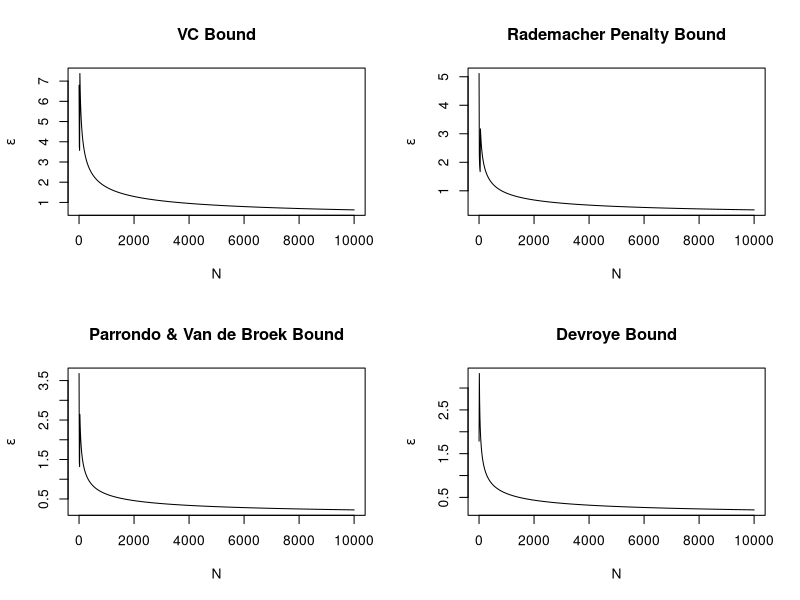

This figure's R source:
############### GENERALIZATION ERROR ###############
#
# There are various bounds for generalization error.  This script contains functions for calculating four such bounds
# given
#
# A function for computing the minimum sample size necessary to satisfy the VC bound for specified values of epsilon, 
# delta, and VC dimension is also provided.
#
# Each of these functions requires a growth function to be passed in as a parameter.  One growth function, which 
# uses N^(d_VC) as an approximation, is provided and used by default if no growth function is specified.  
#
############### DEFINITIONS ###############
#
# N = Sample Size
# d_VC = VC Dimension
# g = A hypothesis function for approximating a target function
# E_in(g) = In-Sample Error
# E_out(g) = Out-of-Sample Error
# m_H(N) = Growth Function:  Counts the most dichotomies on any N points; satisfies m_H(N) <= 2^N 
# epsilon = Omega = Generalization Error Tolerance
# eps = Actual Generalization Error
# delta = Upper bound on the probability that generalization error will be more than a specified value
# 1 - delta = Confidence that generalization error will be at most a specified value
#
# True Generalization Error: eps = E_out - E_in
#
# Generalization Error Tolerance: epsilon = Omega = sqrt((8/N)*ln(4*m_H(2N)/delta))
#
# VC Inequality: P[|E_in(g) - E_out(g)| > epsilon] <= 4*m_H(2N)*e^(-(1/8)*(epsilon^2)*N) = delta
#
############### RELEVANT BOUNDS ###############
#
# The following bounds all hold with probability at least 1 - delta:
#
# Rearranging the VC Inequality: E_out <= E_in + Omega 
#
# Original VC Bound: eps <= sqrt((8/N)*ln(4*m_H(2N)/delta))
#
# Rademacher Penalty Bound: eps <= sqrt((2*ln(2*N*m_H(N)))/N) + sqrt((2/N)*ln(1/delta)) + 1/N
#
# Parrondo and Van den Broek: eps <= sqrt((1/N)*(2*eps + ln((6*m_H(2*N))/delta)))
#
# Devroye: eps <= sqrt((1/(2*N))*(4*eps*(1 + eps) + ln((4*m_H(N^2))/delta)))

############### IMPLEMENTATION ###############

## A simple approximation for growth functions using N^(d_VC)
## If N <= d_VC, then the growth function can be computed exactly as 2^N because the sample can be shattered
## log.scale - When set to true, the approximation is evaluated at natural log scale
m_H.approximate <- function(N, d_VC, log.scale = FALSE) {
  if(N <= d_VC)
    return(2^N)
  if(log.scale)
    d_VC*log(N)
  else
    N^(d_VC)
}

## Calculates the minimum sample size necessary to satisfy the VC inequality; N >= (8/epsilon^2)ln((4*m_H(2*N))/delta)
## Uses an iterative method for solving N = f(N).  The method is as follows:
##    Choose a starting value N_0 and then iteratively set N_i+1 = f(N_i) 
##    Stop when N_i+1 approximates N_i within a specified margin.
##    Works when |f(N_i) - f(N_j)| <= c*|N_i - N_j| in the region where the iterations are taking place for some c < 1
## epsilon - Generalization error tolerance
## delta - Confidence level; there is (1 - delta)% confidence that the generalization error will be at most epsilon
## d_VC - VC dimension
## m_H - A growth function
## N_0 - Starting point for iterative approximation
## margin - Margin of error for iterative approximation
vcBound.computeSufficientN <- function(epsilon = 0.05, delta = 0.05, d_VC = 10, m_H = m_H.approximate, N_0 = 1, margin = 0.0001) {
  N_1 <- (8/epsilon^2)*log((4*m_H(2*N_0, d_VC))/delta)
  while(N_1 - N_0 > margin) {
    N_0 <- N_1
    N_1 <- (8/epsilon^2)*log((4*m_H(2*N_0, d_VC))/delta)
  }
  N_1
}

## Calculates the VC bound on generalization error for specified parameters
bound.vapnikChervonenkis <- function(N, delta = 0.05, d_VC = 50, m_H = m_H.approximate) {
  sqrt((8/N)*log((4*m_H(2*N, d_VC))/delta))
}

## Calculates the Rademacher Penalty bound on generalization error for specified parameters
bound.rademacherPenalty <- function(N, delta = 0.05, d_VC = 50, m_H = m_H.approximate) {
  sqrt((2*log(2*N*m_H(N, d_VC)))/N) + sqrt((2/N)*log(1/delta)) + 1/N
}

## Calculates the Parrondo and Van De Broek bound on generalization error for specified parameters
## The bound is an implicit bound on eps; thus, it is solved by iterative method
bound.parrondo_vanDenBroek <- function(N, delta = 0.05, d_VC = 50, m_H = m_H.approximate, eps_0 = 0, margin = 0.0001) {
  eps_1 <- sqrt((1/N)*(2*eps_0 + log((6*m_H(2*N, d_VC))/delta)))
  while(eps_1 - eps_0 > margin) {
    eps_0 <- eps_1
    eps_1 <- sqrt((1/N)*(2*eps_0 + log((6*m_H(2*N, d_VC))/delta)))
  }
  eps_1
}

## Calculates the Devroye bound on generalization error for specified parameters
## The bound is an implicit bound on eps; thus, it is solved by iterative method
## log.eval - When set to true, the log expression in the bound will be expanded; useful for handling very large numbers
bound.devroye <- function(N, delta = 0.05, d_VC = 50, m_H = m_H.approximate, eps_0 = 0, margin = 0.0001, log.eval = TRUE) {
  if(log.eval)
    expression <- sqrt((1/(2*N))*(4*eps_0*(1 + eps_0) + log(4) + m_H(N = N^2, d_VC = d_VC, log.scale = TRUE) - log(delta)))
  else
    expression <- sqrt((1/(2*N))*(4*eps_0*(1 + eps_0) + log((4*m_H(N^2, d_VC))/delta)))
  eps_1 <- expression
  while(eps_1 - eps_0 > margin) {
    eps_0 <- eps_1
    eps_1 <- expression
  }
  eps_1
}

## Plots each of the four bounds across specified values of N
bounds.plot <- function(N = seq(1, 10001, 10), delta = 0.05, d_VC = 50, m_H = m_H.approximate, eps_0 = 0, margin = 0.0001, log.eval = TRUE) {
  vc <- numeric(length(N))
  rademacher <- numeric(length(N))
  parrondoVdB <- numeric(length(N))
  devroye <- numeric(length(N))
  for(i in 1:length(N)) {
    vc[i] <- bound.vapnikChervonenkis(N[i], delta, d_VC, m_H)
    rademacher[i] <- bound.rademacherPenalty(N[i], delta, d_VC, m_H)
    parrondoVdB[i] <- bound.parrondo_vanDenBroek(N[i], delta, d_VC, m_H, eps_0, margin)
    devroye[i] <- bound.devroye(N[i], delta, d_VC, m_H, eps_0, margin, log.eval)
  }
  par(mfrow=c(2,2))
  plot(N, vc, type = 'l', xlab = 'N', ylab = expression(epsilon), main = 'VC Bound')
  plot(N, rademacher, type = 'l', xlab = 'N', ylab = expression(epsilon), main = 'Rademacher Penalty Bound')
  plot(N, parrondoVdB, type = 'l', xlab = 'N', ylab = expression(epsilon), main = 'Parrondo & Van de Broek Bound')
  plot(N, devroye, type = 'l', xlab = 'N', ylab = expression(epsilon), main = 'Devroye Bound')
}

## Problem 1
vcBound.computeSufficientN() 

## Problem 2
bound.vapnikChervonenkis(10000)
bound.rademacherPenalty(10000)
bound.parrondo_vanDenBroek(10000)
bound.devroye(10000)

## Problem 3
bound.vapnikChervonenkis(5)
bound.rademacherPenalty(5)
bound.parrondo_vanDenBroek(5)
bound.devroye(5)

## Plots
bounds.plot() 
